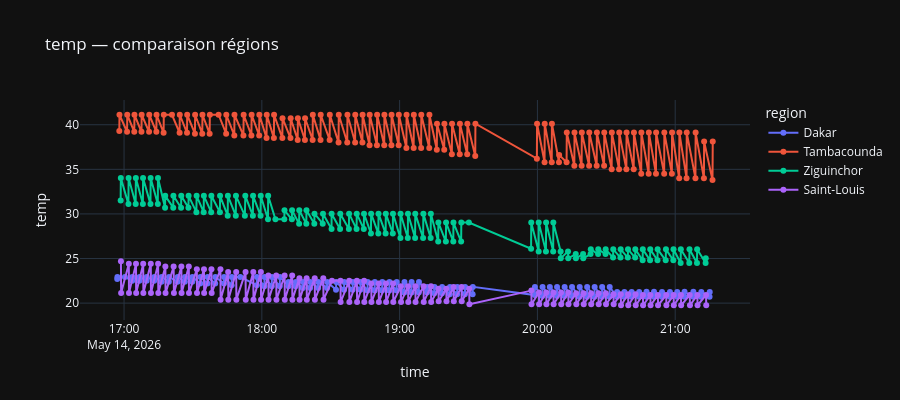

Here is the notebook cell this chart was saved with:
### Markdown cell above
## 5. Comparaison multi-régions

### Code cell
import plotly.express as px

# ── PARAMÈTRES ────────────────────────────────────────────────────────────
REGIONS_A_COMPARER = ['Dakar', 'Saint-Louis', 'Tambacounda', 'Ziguinchor']
VARIABLE_COMP      = 'temp'   # temp | hum | pressure | wind_speed
# ─────────────────────────────────────────────────────────────────────────

df_multi = df_proc[df_proc['region'].isin(REGIONS_A_COMPARER)].sort_values('time')

fig = px.line(df_multi, x='time', y=VARIABLE_COMP, color='region',
              title=f'{VARIABLE_COMP} — comparaison régions', markers=True)
fig.update_layout(template='plotly_dark', height=400)
fig.show()

### Figure 1 — Plotly figure (JSON) as saved in the notebook; plotly's stock layout.template omitted (floating-point values rounded to 4 significant figures; data arrays with more than 128 entries replaced by an {"elided": "..."} marker saying what was removed)
{"data": [{"hovertemplate": "region=Dakar<br>time=%{x}<br>temp=%{y}<extra></extra>", "legendgroup": "Dakar", "line": {"color": "#636efa", "dash": "solid"}, "marker": {"symbol": "circle"}, "mode": "lines+markers", "name": "Dakar", "orientation": "v", "showlegend": true, "type": "scatter", "x": {"elided": "138 str values"}, "xaxis": "x", "y": {"elided": "138 float values"}, "yaxis": "y"}, {"hovertemplate": "region=Tambacounda<br>time=%{x}<br>temp=%{y}<extra></extra>", "legendgroup": "Tambacounda", "line": {"color": "#EF553B", "dash": "solid"}, "marker": {"symbol": "circle"}, "mode": "lines+markers", "name": "Tambacounda", "orientation": "v", "showlegend": true, "type": "scatter", "x": {"elided": "140 str values"}, "xaxis": "x", "y": {"elided": "140 float values"}, "yaxis": "y"}, {"hovertemplate": "region=Ziguinchor<br>time=%{x}<br>temp=%{y}<extra></extra>", "legendgroup": "Ziguinchor", "line": {"color": "#00cc96", "dash": "solid"}, "marker": {"symbol": "circle"}, "mode": "lines+markers", "name": "Ziguinchor", "orientation": "v", "showlegend": true, "type": "scatter", "x": {"elided": "138 str values"}, "xaxis": "x", "y": {"elided": "138 float values"}, "yaxis": "y"}, {"hovertemplate": "region=Saint-Louis<br>time=%{x}<br>temp=%{y}<extra></extra>", "legendgroup": "Saint-Louis", "line": {"color": "#ab63fa", "dash": "solid"}, "marker": {"symbol": "circle"}, "mode": "lines+markers", "name": "Saint-Louis", "orientation": "v", "showlegend": true, "type": "scatter", "x": {"elided": "139 str values"}, "xaxis": "x", "y": {"elided": "139 float values"}, "yaxis": "y"}], "layout": {"height": 400, "legend": {"title": {"text": "region"}, "tracegroupgap": 0}, "title": {"text": "temp — comparaison régions"}, "xaxis": {"anchor": "y", "domain": [0, 1], "title": {"text": "time"}}, "yaxis": {"anchor": "x", "domain": [0, 1], "title": {"text": "temp"}}}}
